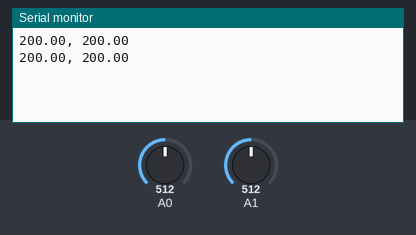
Simulated run of this sketch. Board: Arduino Uno, built with avr-gcc and run on an emulated ATmega328P. Parts: the last lines printed to the serial monitor. Inputs (shaded band) come from the test bench; at power-on: A0 = 512, A1 = 512.

Above: at 1.8 s.
1.9 s: A0 set to 716
At 2.8 s:
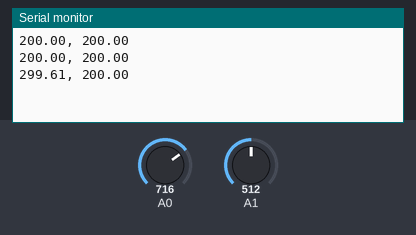
3.4 s: A1 set to 716
At 4.7 s:
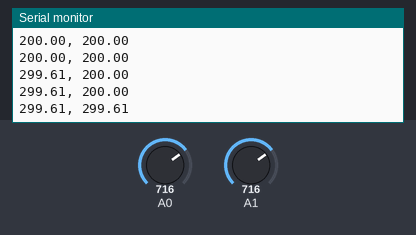
4.9 s: A0 set to 900
At 5.5 s:
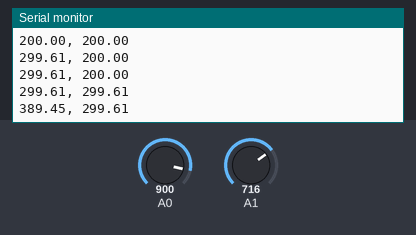
6.4 s: A1 set to 900
At 7.8 s:
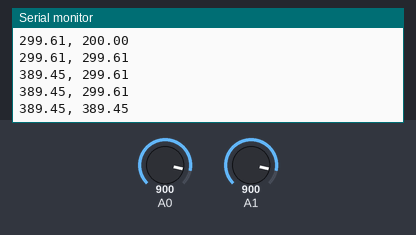
Timing chart, 0 to 8.9 s (numbered marks = the images above; inputs shaded):
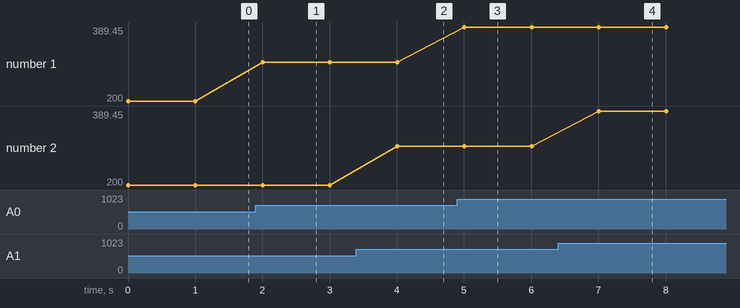

Measured:
- after the input at 1.9 s, the serial monitor: prints a new line after 0.10 s (image 1)
- after the input at 3.4 s, the serial monitor: prints a new line after 0.61 s (image 2)
- after the input at 4.9 s, the serial monitor: prints a new line after 0.11 s (image 3)
- after the input at 6.4 s, the serial monitor: prints a new line after 0.61 s (image 4)
- plotted number 1: 200 → 299.61 after the input at 1.9 s, 299.61 → 389.45 after the input at 4.9 s

The sketch:

temp_sensor.ino
```cpp
// Sets sensor variables
const int pin1 = 0;
const int pin2 = 1;

void setup()
{
  Serial.begin(115200);
}

void loop()
{

  float voltage1, temp1, voltage2, temp2;
  // Gets voltages and turns them into temps in C
  voltage1 = getVoltage(pin1);
  voltage2 = getVoltage(pin2);

  temp1 = (voltage1 - 0.5) * 100.0;
  temp2 = (voltage2 - 0.5) * 100.0;
  // Prints temps to serial port
  Serial.print(temp1);
  Serial.print(", ");
  Serial.println(temp2);
  delay(1000);
}

float getVoltage(int pin)
{

  return (analogRead(pin) * 5 / 1024.0);
}
```
